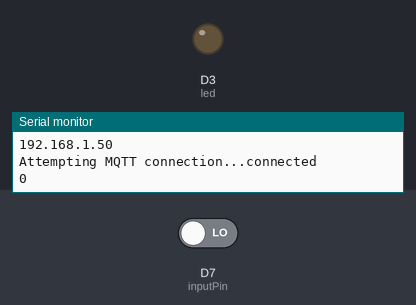
The sketch below on a simulated ESP8266 (NodeMCU). On the bench: output pins drawn as LEDs (lit = HIGH), the last lines printed to the serial monitor. The inputs (shaded band) are chosen by the test bench; at power-on: D7 (inputPin) LOW. WiFi joins after 1.5 s; servers stay silent unless stated; random numbers use the default seed unless the sketch sets one; no MQTT or app messages arrive unless stated.

Above: at 2.7 s.
2.8 s: D7 (inputPin) driven HIGH
At 3.9 s:
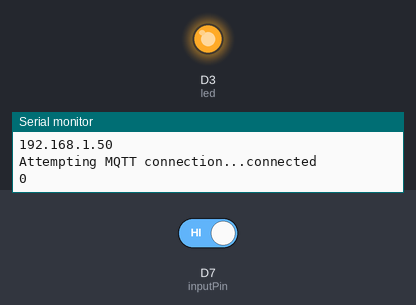
5.5 s: D7 (inputPin) driven LOW
At 6.6 s:
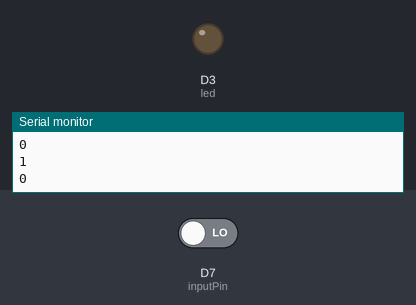
Timing chart, 0 to 8.5 s (numbered marks = the images above; inputs shaded):
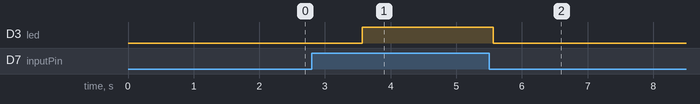

The sketch:

pir_mqtt.ino
```cpp
//mosquitto_pub -h 192.168.100.60 -t "test" -m "0" for led turn off
//mosquitto_pub -h 192.168.100.60 -t "test" -m "1"  for led turn on

#include <ESP8266WiFi.h>
#include <PubSubClient.h>
// Define NodeMCU D3 pin  connect to LED

// Update these with values suitable for your network.
const char* ssid = "ssl5";
const char* password = "$$Lwebteam2017#";
const char* mqtt_server = "192.168.100.60";
//const char* mqtt_server = "iot.eclipse.org";


String topic = "test";
int led = D3;
int inputPin = D7;
int lastPirValue = LOW;

WiFiClient espClient;
PubSubClient client(espClient);

void setup_wifi() {
  delay(10);
  // We start by connecting to a WiFi network
  Serial.println();
  Serial.print("Connecting to ");
  Serial.println(ssid);

  WiFi.begin(ssid, password);

  while (WiFi.status() != WL_CONNECTED) {
    delay(500);
    Serial.print(".");
  }

  randomSeed(micros());

  Serial.println("");
  Serial.println("WiFi connected");
  Serial.println("IP address: ");
  Serial.println(WiFi.localIP());
}

void reconnect() {
  // Loop until we're reconnected
  while (!client.connected()) {
    Serial.print("Attempting MQTT connection...");
    // Create a random client ID
    String clientId = "ESP8266Client-";
    clientId += String(random(0xffff), HEX);
    // Attempt to connect
    if (client.connect(clientId.c_str())) {
      Serial.println("connected");
    } else {
      Serial.print("failed, rc=");
      Serial.print(client.state());
      Serial.println(" try again in 5 seconds");
      // Wait 5 seconds before retrying
      delay(5000);
    }
  }
}

void setup() {
  Serial.begin(115200);
  setup_wifi();
  client.setServer(mqtt_server, 1883);
 digitalWrite(led,LOW);
  pinMode(inputPin, INPUT);
  pinMode(led,OUTPUT);
}

void loop() {
  if (!client.connected()) {
    reconnect();
  }
  client.loop();

  int pirValue = digitalRead(inputPin);
  digitalWrite(led,LOW);

    if (pirValue == HIGH) {
      String message = String(pirValue);
      client.publish(topic.c_str(), message.c_str());
      digitalWrite(led,HIGH);
      delay(1000);
    }

    if (pirValue == LOW) {
      String message = String(pirValue);
      client.publish(topic.c_str(), message.c_str());
      digitalWrite(led,LOW);
      delay(1000);
    }
    Serial.println(pirValue);


    delay( 1000);

}
```

Measured:
- after the input at 2.8 s, D3 (led): LOW → HIGH after 0.76 s
- after the input at 5.5 s, D3 (led): HIGH → LOW after 0.07 s
